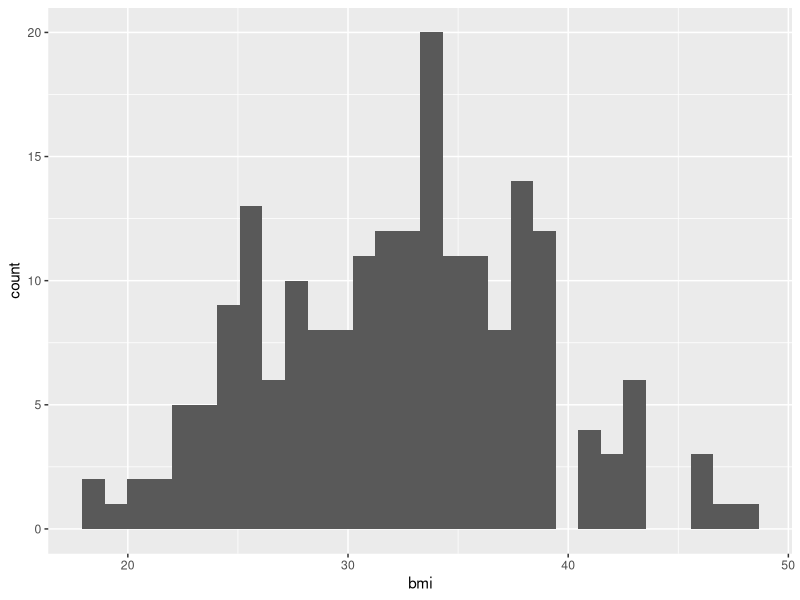
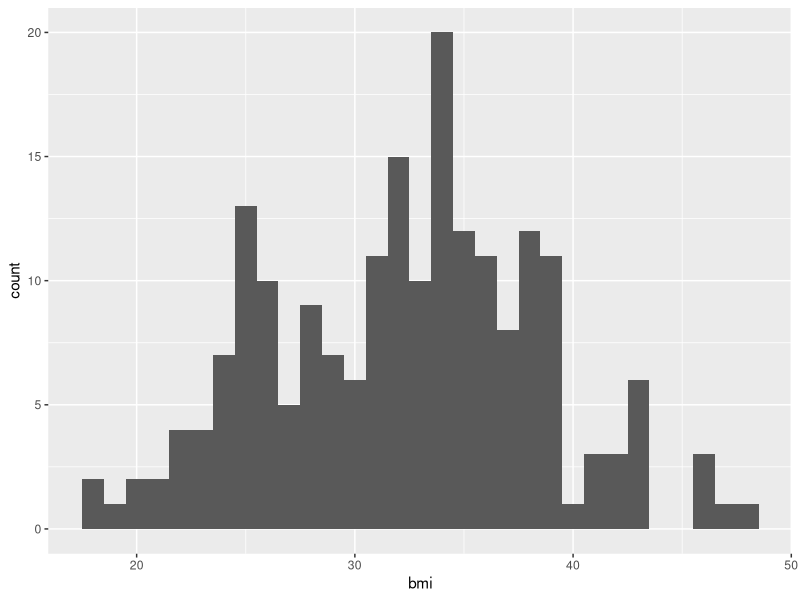
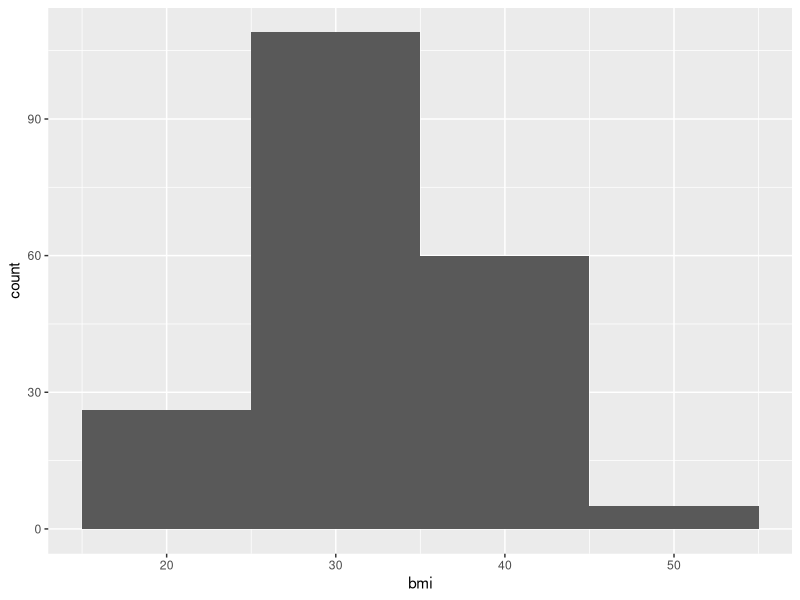
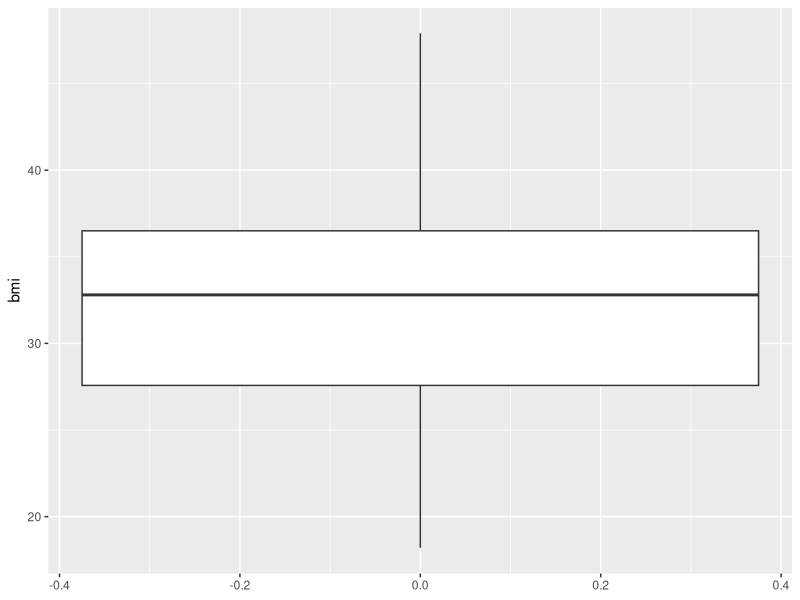
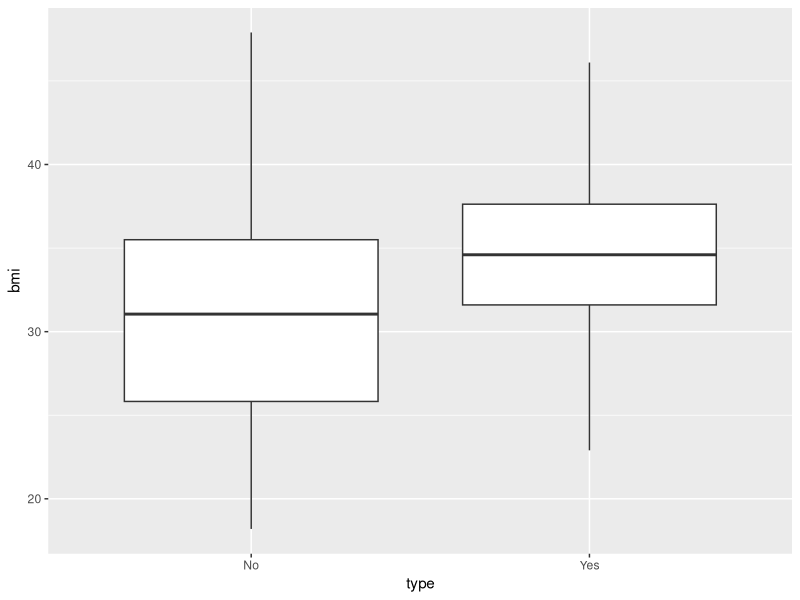
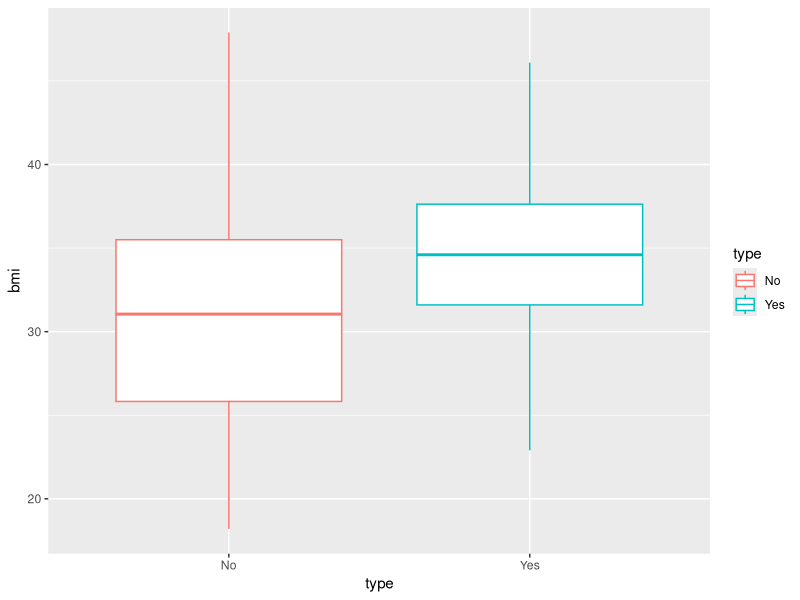
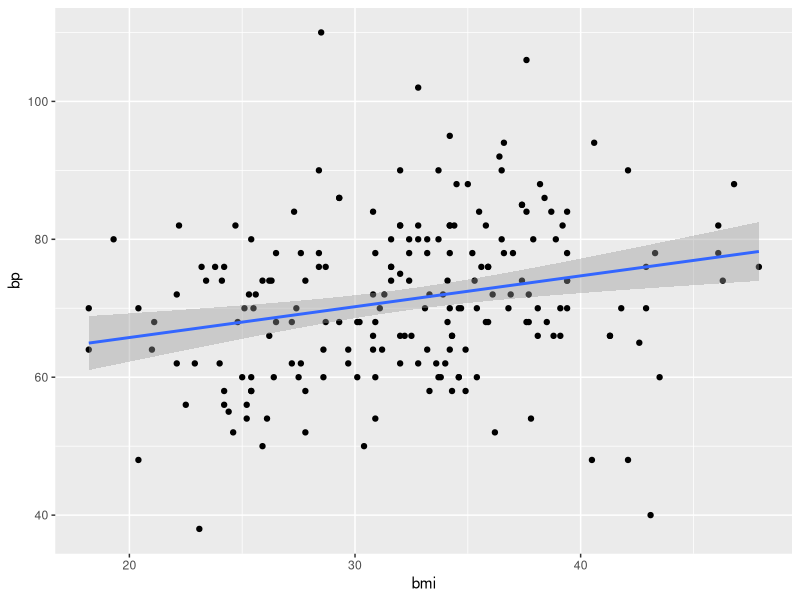
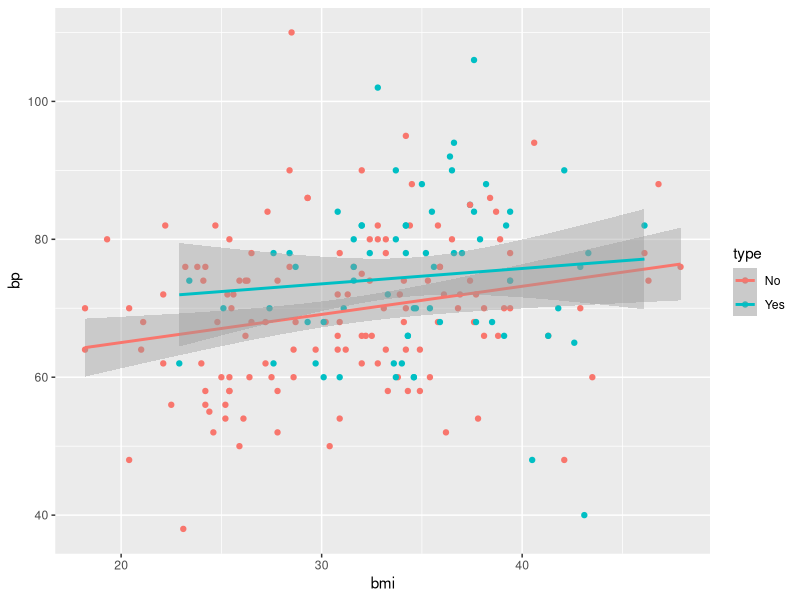

The R source for these figures, in order:
#' ---
#' title:  Biostats Lecture 3 Lab 
#' author: Your name   
#' date:   06/10/2025
#' ---

## clean out workspace 
rm(list=ls() )

## Set up working directory
# setwd("~/my/working/directory/biostats/Lecture3/")

#' ## ggplot2 graphs
library(ggplot2)
library(MASS)

#' histogram
ggplot(Pima.tr,aes(x=bmi))+geom_histogram()
ggplot(Pima.tr,aes(x=bmi))+geom_histogram(binwidth=1)
ggplot(Pima.tr,aes(x=bmi))+geom_histogram(binwidth=10)

#' boxplot
ggplot(Pima.tr,aes(y=bmi))+geom_boxplot()
ggplot(Pima.tr,aes(x=type,y=bmi))+geom_boxplot()
ggplot(Pima.tr,aes(x=type,y=bmi,col=type))+geom_boxplot()

#' scatterplot
ggplot(Pima.tr,aes(x=bmi,y=bp))+geom_point()+geom_smooth(method='lm')
ggplot(Pima.tr,aes(x=bmi,y=bp,col=type))+geom_point()+geom_smooth(method='lm')


#' ## R basics and programming

## Arithmetic operation
# 1 + exp(1.7) - sin(3/2*pi) 

## Logical operation
## There are only two logical values: TRUE (T) and FALSE (F)

## Review Objects in R: vector(numeric/character/logical/factor), matrix, data frame

## Vector functions: sort,rev,table,unique

## Math functions: log,exp,max,min,sum, mean, sd,var

## Selecting vector elements; x[4],x[-(1:3)],x[c(1,5)]

## cheat sheet: https://www.google.com/url?sa=t&source=web&rct=j&opi=89978449&url=https://iqss.github.io/dss-workshops/R/Rintro/base-r-cheat-sheet.pdf&ved=2ahUKEwjv0fOdotuNAxX0LUQIHcmBKG0QFnoECAwQAQ&usg=AOvVaw0SscDPwnZKOdSbyyH2E5qO

#' vectors
c(1,3,5,6)
1:6
seq(1,11,by=3)
seq(21,11,by=-2)

#' ## Probability mass function(pmf) for 𝑌∼Binomial(50,0.8)
df=data.frame(y=c(0,1:50),   probs=dbinom( c(0,1:50),50,0.8) )
barplot(probs ~ y, data=df)

#' ## Example 2. Toss a coin for 10 times
#' ## binomial distribution Binomial (10,0.5)
library(RcmdrMisc) 
x <- 0:10
plotDistr(x, dbinom(x, 10,0.5), discrete=TRUE)
plotDistr(x, pbinom(x, 10,0.5), discrete=TRUE,cdf=TRUE)

#' ## calculate probabilities
x<-0:10
x<-c(0,1,2,3,4,5,6,7,8,9,10)
# pmf =P(X=x)
dbinom(x,size=10,prob=0.5)


# cdf =P(X<=x)
pbinom(x,size=10,prob=0.5)

# P(Y>=8)=1-P(Y<=7)
1-pbinom(7,size=10,prob=0.5)

# complementary of P(Y<=7)
pbinom(7,size=10,prob=0.5, lower.tail = FALSE)


#P (4<Y<=6)=P(Y<=6)-P(Y<=4) , P(Y equals 5, 6)
pbinom(6,size=10,prob=0.5,lower.tail = TRUE)-pbinom(4,size=10,prob=0.5,lower.tail=TRUE)


#P (7=<Y<=9)=P(Y<=9)-P(Y<=6)
pbinom(9,size=10,prob=0.5)-pbinom(6,size=10,prob=0.5)



#' ## Poisson Distribution with mean=3 
x <- 0:15
plotDistr(x, dpois(x,3), discrete=TRUE, main='Poissson distribution: mean=3')
plotDistr(x, ppois(x,3), discrete=TRUE,cdf=TRUE,main='Poissson distribution: mean=3')

#' ## Random sampling

# set.seed(10)
# result=sample(1:20,10)
# result

#' ### Random sample from a poisson distribution
samples100=rpois(n=100,lambda = 3)
# hist(samples100)
# samples2000=rpois(n=2000,lambda = 3)
# hist(samples2000)
# table(samples2000)
# prop.table(table(samples2000))
